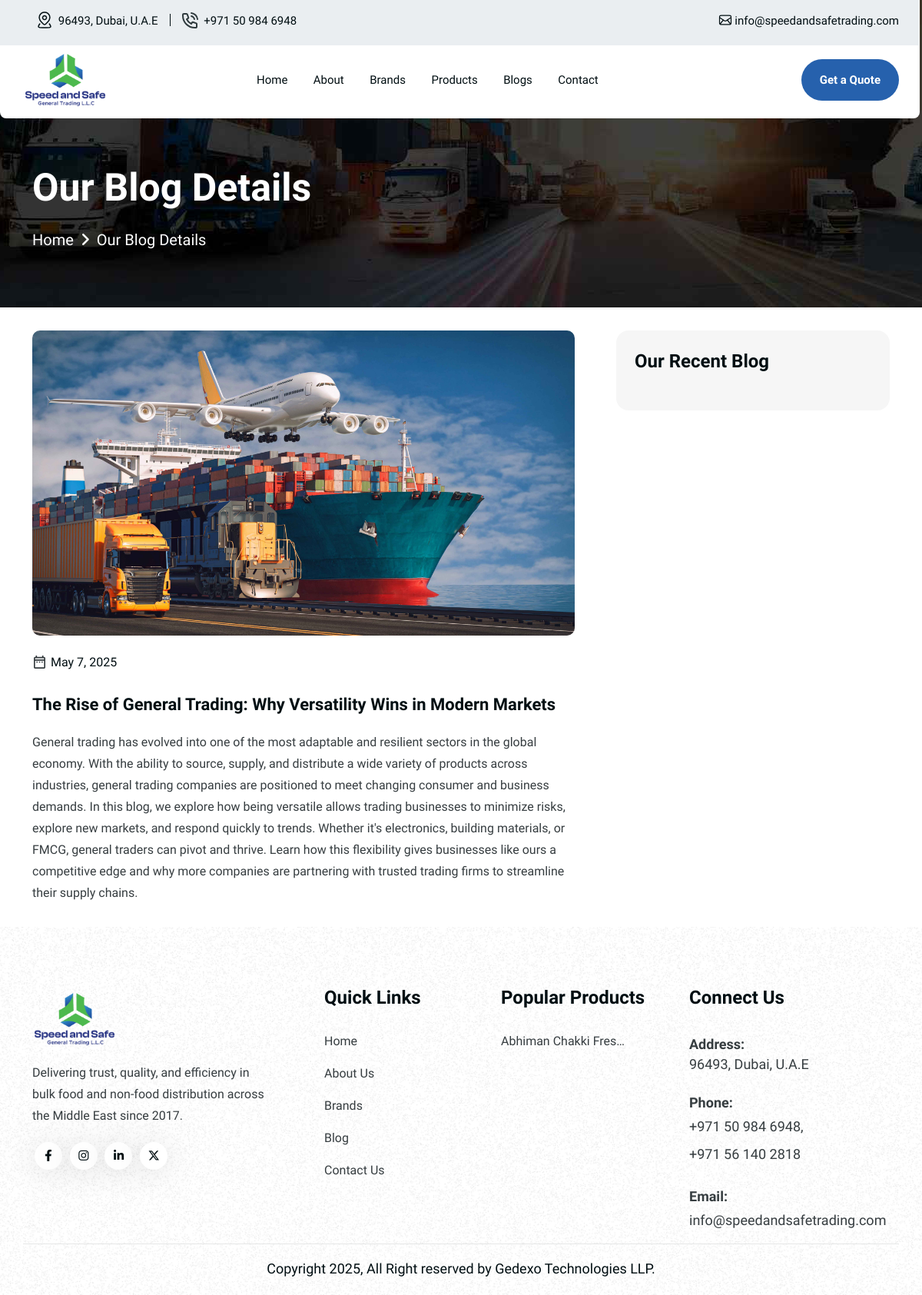
Before: /blog/general-trading/ with the older database file.
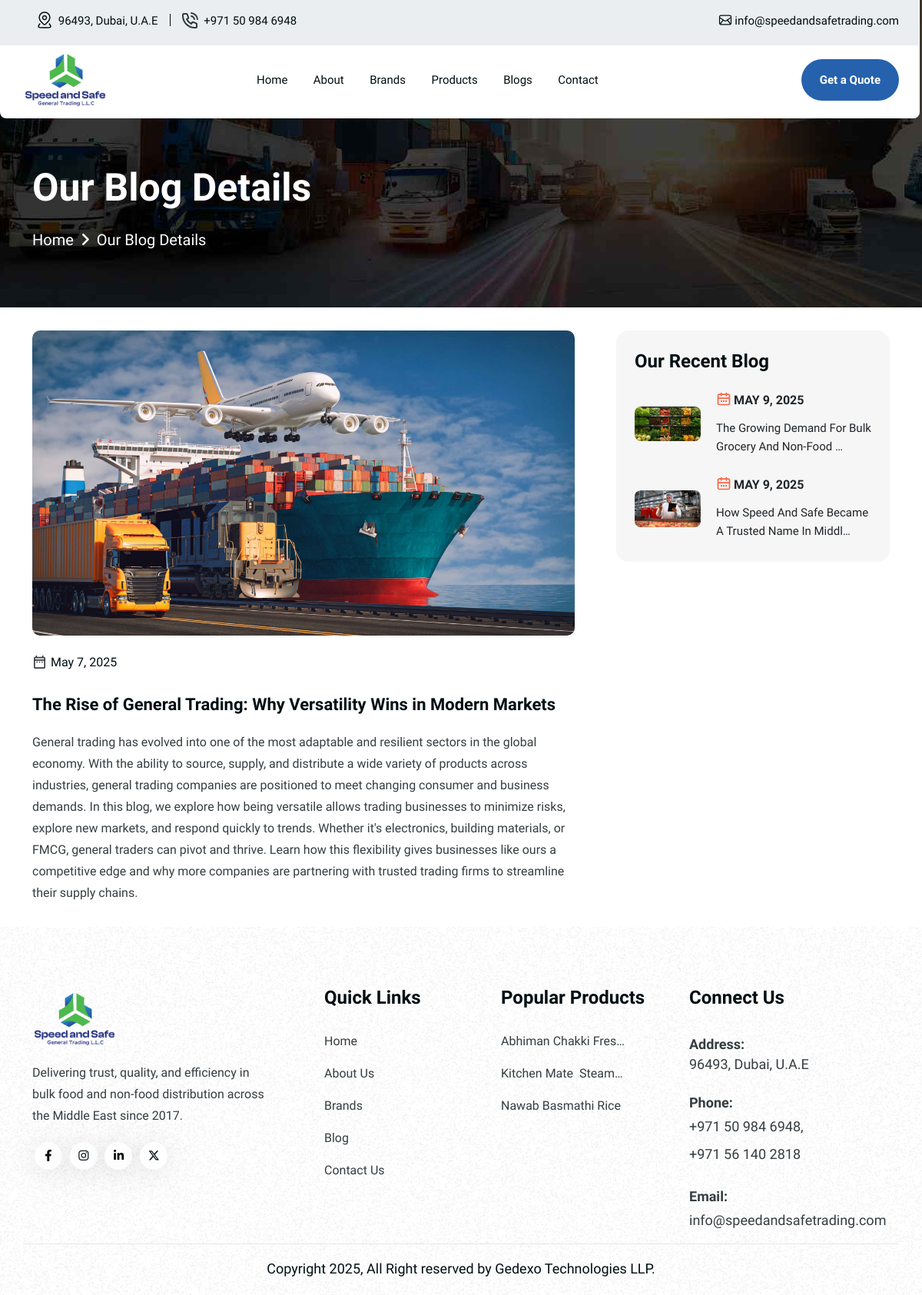
After: the same page with the newer database file.
### web/models.py (models this page shows, shortened)
class Product(models.Model):
    brand = models.ForeignKey("web.Brand", on_delete=models.CASCADE, related_name='products', blank=True, null=True)
    title = models.CharField(max_length=180)
    slug = models.SlugField()
    image = models.ImageField(upload_to="product/")
    description = HTMLField()
    def get_absolute_url(self):
        return reverse_lazy('web:product_detail', kwargs={'slug': self.slug})
    class Meta:
        verbose_name = "Product"
        verbose_name_plural = "Products"

class Blog(models.Model):
    title = models.CharField(max_length=180)
    slug = models.SlugField()
    date = models.DateField()
    image = models.ImageField(upload_to="blog/")
    description = HTMLField()
    class Meta:
        verbose_name = "Blog"
        verbose_name_plural = "Blogs"

### web/views.py (the view)
# urls.py: path("blog/<slug:slug>/", views.blog_detail, name="blog_detail"),
def blog_detail(request, slug):
    blog = get_object_or_404(Blog, slug=slug)
    other_blogs = Blog.objects.exclude(slug=slug)
    context = {
        "blog": blog,
        "other_blogs":other_blogs,
    }
    return render(request, "web/blog-details.html", context)

### web/context_processors.py (called while the page is built)
def main_context(request):
    footer_products = Product.objects.all()[:8]
    return {
        "footer_products": footer_products
    }

### templates/web/blog-details.html
{% extends 'web/base.html' %}
{% load static %}
{% block content %}
   <div class="inner-hero bg-cover" style="background-image: url({% static 'web/assets/img/bg/inner-hero-bg.jpg' %});">
      <div class="container">
        <div class="row align-items-center">
            <div class="col-lg-6">
                <div class="inner-heading">
                    <h1>Our Blog Details</h1>
                    <div class="breadcrumbs-pages">
                        <ul>
                           <li><a href="index.html' %}">Home</a></li>
                           <li class="angle"><i class="fa-solid fa-angle-right"></i></li>
                           <li>Our Blog Details</li>
                        </ul>
                     </div>
                </div>
            </div>
        </div>
      </div>
   </div>
   <div class="blog-details-area sp">
    <div class="container">
        <div class="row">
         <div class="col-lg-8">
            <div class="blog-details-content mr-30 md:mr-0 sm:mr-0 md:mt-30 sm:mt-30">
              <article>
                 <div class="details-content">
                     <div class="image">
                         <img class="w-full" src="{{blog.image.url}}" alt="">
                     </div>
                     <div class="vl-blog-details-meta mt-24">
                       <a href="#" class="date"><img src="{% static 'web/assets/img/icon/blog-details-icon1.svg' %}" alt=""> {{blog.date}}</a>
                    </div>
                     <div class="heading1 mt-24">
                         <h3>{{blog.title}}</h3>
                         <div class="mt-16">
                           {{blog.description|safe}}
                         </div>
                     </div>
                 </div>
              </article>
            </div>
        </div>
            <div class="col-lg-4">
                <div class="sidebar-area">
                    <div class="_sidebar-widget _recent">
                        <h3>Our Recent Blog</h3>
                        <div class="recent-blog">
                            {% for other_blog in other_blogs %}
                            <div class="recent-blog-post">
                                <div class="">
                                    <div class="image">
                                        <img src="{{other_blog.image.url}}" alt="{{other_blog.title}}">
                                    </div>
                                </div>
                                <div class="content">
                                    <a href="#" class="date"><img src="{% static 'web/assets/img/icon/date-icon1.svg' %}" alt="">{{other_blog.date}}</a>
                                    <h4><a href="blog-details.html' %}">{{other_blog.title|truncatechars:50}}</a></h4>
                                </div>
                            </div>
                            {% endfor %}
                        </div>
                    </div>
                </div>
            </div>
        </div>
    </div>
   </div>
{% endblock %}

### templates/web/partials/footer.html
{% load static %}
<footer class="vl-footer-area1 footer-space4 bg-cover" style="background-image: url({% static 'web/assets/img/bg/footer1-bg.png' %});">
    <div class="footer-bottom-content">
       <div class="container">
          <div class="row">
             <div class="col-xl-4 col-lg-4 col-md-6 col-sm-6">
                <div class="vl-footer-widget vl-footer1-logo-area mr-50 mb-50">
                   <div class="vl-footer-logo black-logo">
                      <a href="{% url 'web:index' %}"><img src="{% static 'web/assets/img/logo/logo.png' %}" alt=""></a>
                   </div>
                   <div class="vl-footer-text heading1 mt-16">
                      <p class="mt-16">Delivering trust, quality, and efficiency in bulk food and non-food distribution across the Middle East since 2017. </p>
                   </div>
                   <div class="vl-footer-social1 text-start mt-20">
                      <a href="#"><i class="fa-brands fa-facebook-f"></i></a>
                      <a href="#"><i class="fa-brands fa-instagram"></i></a>
                      <a href="#"><i class="fa-brands fa-linkedin-in"></i></a>
                      <a href="#"><i class="fa-brands fa-x-twitter"></i></a>
                   </div>
                </div>
             </div>
             <div class="col-lg-2 col-md-6 col-6">
                <div class="vl-footer-widget mb-50 ml-0 md:ml-30 sm:ml-0">
                   <h4>Quick Links</h4>
                   <div class="vl-footer-list">
                      <ul>
                         <li><a href="{% url 'web:index' %}">Home</a></li>
                         <li><a href="{% url 'web:about' %}">About Us</a></li>
                         <li><a href="{% url 'web:brand' %}">Brands</a></li>
                         <li><a href="{% url 'web:blog' %}">Blog</a></li>
                         <li><a href="{% url 'web:contact' %}">Contact Us</a></li>
                      </ul>
                   </div>
                </div>
             </div>
             <div class="col-lg-3 col-md-4 col-6">
                <div class="vl-footer-widget ml-40 mb-50 md:ml-0 sm:ml-0">
                   <h4>Popular Products</h4>
                   <div class="vl-footer-list">
                      <ul>
                        {% for product in footer_products %}
                         <li><a href="{{product.get_absolute_url}}">{{product.title|truncatechars:20}}</a></li>
                         {% endfor %}
                      </ul>
                   </div>
                </div>
             </div>
             <div class="col-lg-3 col-md-8 col-sm-6">
               <div class="vl-footer-recent-project vl-footer-widget">
                  <h4>Connect Us</h4>
                  <div class="row">
                        <div class="col-12 vl-footer-address">
                           <p><strong>Address:</strong><br>
                              96493, Dubai, U.A.E</p>
                           <p><strong>Phone:</strong><br>
                           <a href="tel:+971 50 984 6948">+971 50 984 6948</a>,
                           <a href="tel:+971 56 140 2818">+971 56 140 2818</a></p>
                           <p><strong>Email:</strong><br>
                           <a href="mailto:info@speedandsafetrading.com"> info@speedandsafetrading.com</a></p>
                        </div>
                  </div>
               </div>
            </div>
          </div>
       </div>
    </div>
       <div class="container">
          <div class="row vl-copyright1 _dv-top align-items-center justify-content-center">
             <div class="col-lg-6">
                <div class="copyright-text text-center">
                   <p>Copyright {% now 'Y' %}, All Right reserved by <a href="https://gedexo.com/" target="_blank"> Gedexo Technologies LLP.</a></p>
                </div>
             </div>
          </div>
       </div>
 </footer>

Changed rows visible on the page:
added Blog: image (picture), date "MAY 9, 2025", title "The Growing Demand For Bulk Grocery And Non-Food …"
added Blog: image (picture), date "MAY 9, 2025", title "How Speed And Safe Became A Trusted Name In Middl…"
added Product: title "Kitchen Mate Steam…"
added Product: title "Nawab Basmathi Rice"
